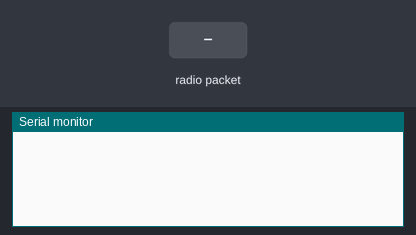
Simulated run of this program. Board: Arduino Uno, built with avr-gcc and run on an emulated ATmega328P. Parts: the last lines printed to the serial monitor. The test bench sets the inputs (shaded band). No radio packets arrive unless stated.

Above: at 2.2 s.
2.3 s: radio packet "1" arrives
At 3.6 s:
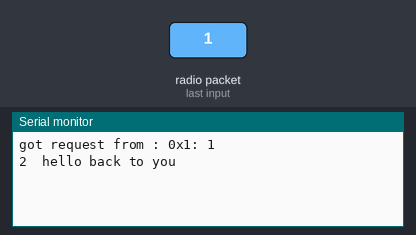
3.9 s: radio packet "0" arrives
At 4.9 s:
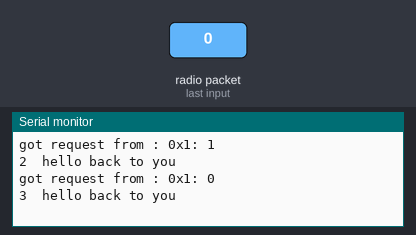
5.4 s: radio packet "2" arrives
At 6.0 s:
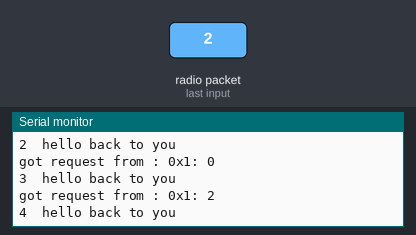

The program:

main.cpp
```cpp
#include <Arduino.h>

// nrf24_reliable_datagram_server.pde
// -*- mode: C++ -*-
// Example sketch showing how to create a simple addressed, reliable messaging server
// with the RHReliableDatagram class, using the RH_NRF24 driver to control a NRF24 radio.
// It is designed to work with the other example nrf24_reliable_datagram_client
// Tested on Uno with Sparkfun WRL-00691 NRF24L01 module
// Tested on Teensy with Sparkfun WRL-00691 NRF24L01 module
// Tested on Anarduino Mini (http://www.anarduino.com/mini/) with RFM73 module
// Tested on Arduino Mega with Sparkfun WRL-00691 NRF25L01 module

#include <RHReliableDatagram.h>
#include <RH_NRF24.h>
#include <SPI.h>

#define CLIENT_ADDRESS 1
#define SERVER_ADDRESS 2

bool initPassed = false;

//#define RH_HAVE_SERIAL

// Singleton instance of the radio driver
RH_NRF24 driver(9,10);
// RH_NRF24 driver(8, 7);   // For RFM73 on Anarduino Mini

// Class to manage message delivery and receipt, using the driver declared above
RHReliableDatagram manager(driver, SERVER_ADDRESS);

void configRadio(){

  //DataRate1Mbps = 0,   ///< 1 Mbps
  //DataRate2Mbps,       ///< 2 Mbps
  //DataRate250kbps      ///< 250 kbps

  // Add 20dBm for nRF24L01p with PA and LNA modules
  //TransmitPowerm18dBm = 0,        ///< On nRF24, -18 dBm
  //TransmitPowerm12dBm,            ///< On nRF24, -12 dBm
  //TransmitPowerm6dBm,             ///< On nRF24, -6 dBm
  //TransmitPower0dBm,              ///< On nRF24, 0 dBm

  driver.setChannel(2); // The default, in case it was set by another app without powering down
  driver.setRF(RH_NRF24::DataRate2Mbps, RH_NRF24::TransmitPower0dBm);
  //driver.printRegisters();

  delay(1000);
}

void setup()
{
  Serial.begin(9600);
  initPassed = manager.init();

  if (initPassed){
  // Defaults after init are 2.402 GHz (channel 2), 2Mbps, 0dBm
    configRadio();
  }
  else{
    Serial.println("Init failed in setup");
  }
}

uint8_t data[] = "   hello back to you";
// Dont put this on the stack:
uint8_t buf[RH_NRF24_MAX_MESSAGE_LEN];
uint8_t cnt = 49;

void loop()
{
  if(initPassed){
    if (manager.available())
    {
      // Wait for a message addressed to us from the client
      uint8_t len = sizeof(buf);
      uint8_t from;
      if (manager.recvfromAck(buf, &len, &from))
      {
        Serial.print("got request from : 0x");
        Serial.print(from, HEX);
        Serial.print(": ");
        Serial.println((char*)buf);

        // Send a reply back to the originator client
        if (!manager.sendtoWait(data, sizeof(data), from))
          Serial.println("sendtoWait failed");

                 // add # in on reply
        if(cnt++ > 56)
          cnt = 49;
        data[0] = cnt;
        Serial.println((char*)data);

      }
    }
  }else{
    Serial.println("Init Failed -- Check Radio and reset conroller");
    delay(5000);
  }
}
```

Measured:
- after the input at 2.3 s, the serial monitor: prints a new line at once (image 1)
- after the input at 3.9 s, the serial monitor: prints a new line at once (image 2)
- after the input at 5.4 s, the serial monitor: prints a new line at once (image 3)
